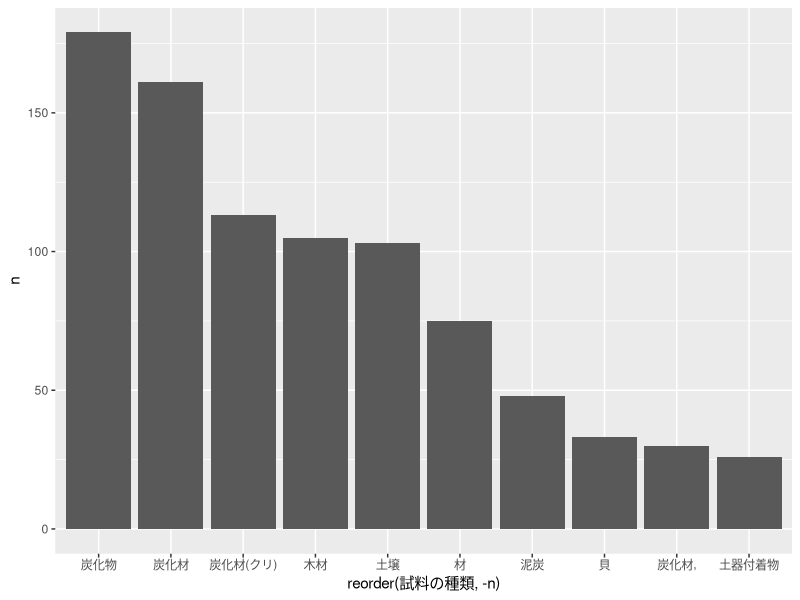

The R source for this figure:
# Outline

#- why calibrate?
# resources
# https://fishandwhistle.net/post/2018/comparing-approaches-to-age-depth-modelling-in-r/
# https://www.whoi.edu/nosams/what-is-carbon-dating
# https://www.youtube.com/watch?v=phZeE7Att_s
# https://www.radiocarbon.com/tree-ring-calibration.htm
# https://journals.uair.arizona.edu/index.php/radiocarbon/article/download/17455/pdf
# getting data: https://github.com/ropensci/c14bazAAR includes get_c14data("jomon")
# https://github.com/ISAAKiel/oxcAAR

#- calibrate a single age & plot
#- calibrate multiple ages & plot with Bchron
#- age-depth model with Bchron
#- SPD & KDE with rcarbon
#- hypothesis testing with rcarbon
#  FMM with baydem 


# pkg we'll use
# https://cran.r-project.org/web/packages/rcarbon/vignettes/rcarbon.html
# http://andrewcparnell.github.io/Bchron/
# https://chrono.qub.ac.uk/blaauw/manualBacon_2.3.pdf
# https://eehh-stanford.github.io/baydem 








library(tidyverse)

# translation at https://docs.google.com/spreadsheets/d/13nicWd2YaquRE01y5K_m04FQ8hhR8tJo-PHUdP0hips/edit#gid=0
c14data <- read_tsv("data/carbon.tsv")

unique(c14data$試料の種類)

# what material are the dates obtained on?
c14data %>% 
  group_by(試料の種類) %>% 
  tally(sort = TRUE) %>% 
  slice(1:10) %>% 
  ggplot() +
  aes(reorder(試料の種類, 
                   -n),
           n) +
  geom_col()

# 1 Carbide 炭化物 
# 2 Carbonized material 炭化材  
# 3 Carbonized material (Chestnut) 炭化材(クリ)
# 4 timber 木材   
# 5 soil 土壌   
# 6 materials 材  
# 7 Peat 泥炭   
# 8 shellfish 貝  
# 9 carbonized material 炭化材,
# 10 Earthenware deposits 土器付着物   






